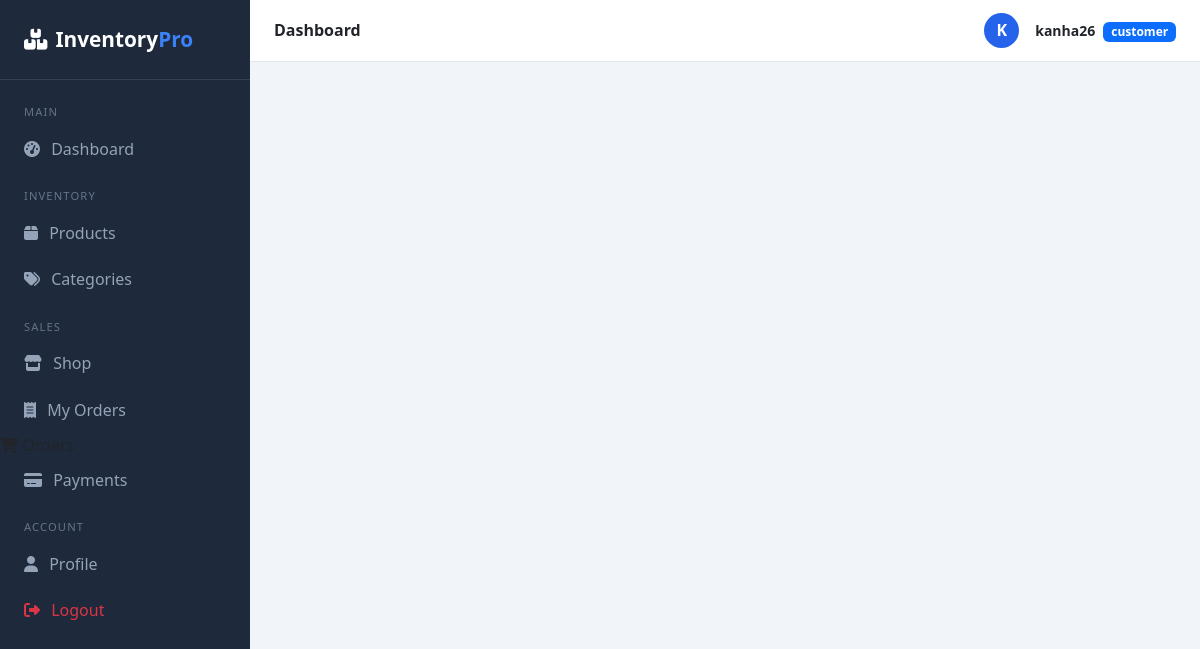
The app's page /accounts/register/ (signed in) with its own data.
### accounts/models.py (models this page shows, shortened)
class User(AbstractUser):
    class Role(models.TextChoices):
        ADMIN = "admin", "Admin"
        STAFF = "staff", "Staff"
        CUSTOMER = "customer", "Customer"
    role = models.CharField(max_length=20, choices=Role.choices, default=Role.CUSTOMER)
    email = models.EmailField(unique=True)
    phone = models.CharField(max_length=15, blank=True)
    profile_photo = models.ImageField(upload_to="profiles/", blank=True, null=True)
    address = models.TextField(blank=True)

### accounts/views.py (the view)
# urls.py: path("register/", views.register_view, name="register"),
def register_view(request):
    if request.method == "POST":
        form = RegisterForm(request.POST)
        if form.is_valid():
            user = form.save()
            login(request, user)
            messages.success(request, "Account created successfully!")
            return redirect("dashboard")
    else:
        form = RegisterForm()
    return render(request, "accounts/register.html", {"form": form})

### inventory_project/templates/accounts/register.html (shortened to what this page needs)
{% extends 'base.html' %}

### inventory_project/templates/base.html (shortened to what this page needs)
<!DOCTYPE html>
<html lang="en">
<head>
  <link href="https://cdn.jsdelivr.net/npm/bootstrap@5.3.0/dist/css/bootstrap.min.css" rel="stylesheet">
  <link href="https://cdnjs.cloudflare.com/ajax/libs/font-awesome/6.4.0/css/all.min.css" rel="stylesheet">
</head>
<body>
{% if user.is_authenticated %}
<div class="sidebar">
  <div class="sidebar-brand">
    <i class="fas fa-boxes me-2"></i>Inventory<span>Pro</span>
  </div>
  <nav class="mt-2">
    <div class="nav-label">Main</div>
    <a href="{% url 'dashboard' %}" class="nav-link {% if request.resolver_match.url_name == 'dashboard' %}active{% endif %}">
      <i class="fas fa-tachometer-alt"></i> Dashboard</a>
    <div class="nav-label">Inventory</div>
    <a href="{% url 'product_list' %}" class="nav-link {% if 'product' in request.resolver_match.url_name %}active{% endif %}">
      <i class="fas fa-box"></i> Products</a>
    <a href="{% url 'category_list' %}" class="nav-link {% if 'category' in request.resolver_match.url_name %}active{% endif %}">
      <i class="fas fa-tags"></i> Categories</a>
    <div class="nav-label">Sales</div>
    {% if user.role == 'customer' %}
      <a href="{% url 'storefront' %}" class="nav-link {% if request.resolver_match.url_name == 'storefront' %}active{% endif %}">
        <i class="fas fa-store"></i> Shop</a>
      <a href="{% url 'my_orders' %}" class="nav-link {% if request.resolver_match.url_name == 'my_orders' %}active{% endif %}">
        <i class="fas fa-receipt"></i> My Orders</a>
    {% endif %}
        <i class="fas fa-shopping-cart"></i> Orders</a>
      <a href="{% url 'payment_list' %}" class="nav-link {% if 'payment' in request.resolver_match.url_name %}active{% endif %}">
        <i class="fas fa-credit-card"></i> Payments</a>
    <div class="nav-label">Account</div>
    <a href="{% url 'profile' %}" class="nav-link {% if request.resolver_match.url_name == 'profile' %}active{% endif %}">
      <i class="fas fa-user"></i> Profile</a>
    <a href="{% url 'logout' %}" class="nav-link text-danger">
      <i class="fas fa-sign-out-alt"></i> Logout</a>
  </nav>
</div>
<div class="main-content">
  <div class="topbar">
    <h6 class="mb-0 fw-semibold">{% block page_title %}Dashboard{% endblock %}</h6>
    <div class="d-flex align-items-center gap-3">
      {% if user.profile_photo %}
        <img src="{{ user.profile_photo.url }}" class="rounded-circle" width="35" height="35" style="object-fit:cover;">
      {% else %}
        <div style="width:35px;height:35px;background:#2563eb;border-radius:50%;display:flex;align-items:center;justify-content:center;color:#fff;font-weight:700;">
          {{ user.username|first|upper }}
        </div>
      {% endif %}
      <div>
        <span class="fw-semibold small">{{ user.username }}</span>
        <span class="badge bg-primary ms-1 small">{{ user.role }}</span>
      </div>
    </div>
  </div>
  <div class="page-body">
  </div>
</div>
{% else %}
  {% block auth_content %}{% endblock %}
{% endif %}
</body>
</html>

### inventory_project/templates/base.html (style rules this page uses)
:root { --primary: #2563eb; --sidebar-width: 250px; }
body { background: #f1f5f9; font-family: 'Segoe UI', sans-serif; }
.sidebar { width: var(--sidebar-width); background: #1e293b; min-height: 100vh; position: fixed; top: 0; left: 0; z-index: 100; }
.sidebar-brand { padding: 1.5rem; color: #fff; font-size: 1.3rem; font-weight: 700; border-bottom: 1px solid #334155; }
.sidebar-brand span { color: #3b82f6; }
.sidebar .nav-link { color: #94a3b8; padding: .7rem 1.5rem; display: flex; align-items: center; gap: .7rem; transition: all .2s; }
.sidebar .nav-label { color: #64748b; font-size: .7rem; text-transform: uppercase; letter-spacing: .1em; padding: 1rem 1.5rem .3rem; }
.main-content { margin-left: var(--sidebar-width); }
.topbar { background: #fff; padding: .8rem 1.5rem; border-bottom: 1px solid #e2e8f0; display: flex; justify-content: space-between; align-items: center; position: sticky; top: 0; z-index: 99; }
.page-body { padding: 1.5rem; }

### records on screen
User: username|first "K", username "kanha26", role "customer"
